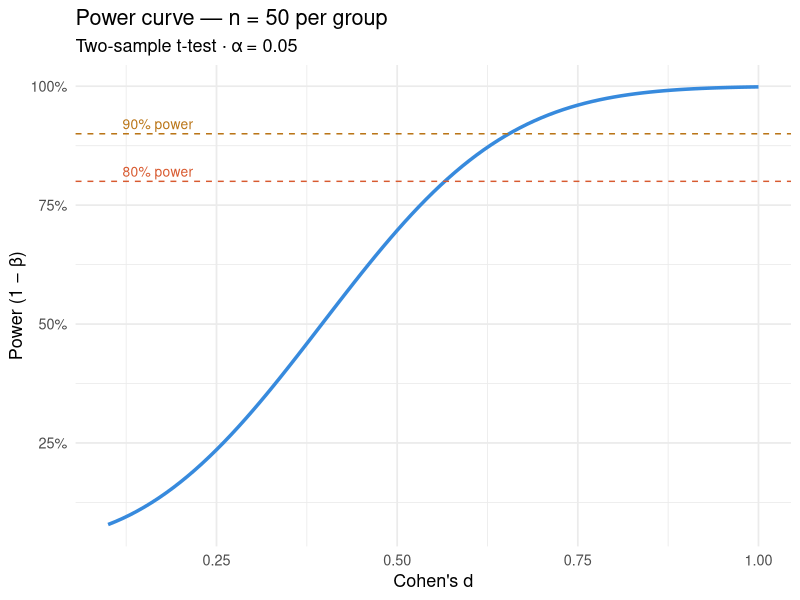
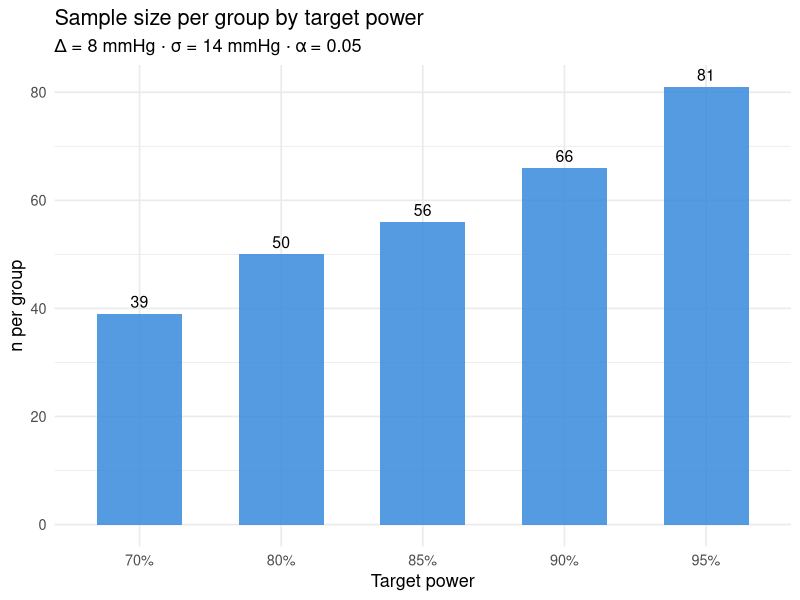

The R source for these figures, in order:
## ---- chunk 1
knitr::opts_chunk$set(echo = TRUE, message = FALSE, warning = FALSE)
## ---- chunk 2
# Install if not already installed
if (!require(pwr))     install.packages("pwr")
if (!require(ggplot2)) install.packages("ggplot2")
if (!require(dplyr))   install.packages("dplyr")

library(pwr)
library(ggplot2)
library(dplyr)
## ---- chunk 3
# Inputs
mu_0      <- 120    # hypothesised population mean (mmHg)
mu_1      <- 125    # expected mean in study group
sigma     <- 15     # standard deviation
alpha     <- 0.05   # significance level (two-tailed)
power     <- 0.80   # desired power

# Cohen's d for one-sample
delta <- mu_1 - mu_0
d     <- delta / sigma

cat("Minimum clinically important difference (Δ):", delta, "mmHg\n")
cat("Standard deviation (σ):", sigma, "mmHg\n")
cat("Cohen's d:", round(d, 3), "\n\n")

# pwr.t.test: type = "one.sample"
result_1s <- pwr.t.test(
  d    = d,
  sig.level = alpha,
  power     = power,
  type      = "one.sample",
  alternative = "two.sided"
)

print(result_1s)
## ---- chunk 4
# Always round UP to the nearest whole number
n_required <- ceiling(result_1s$n)
cat("Required sample size:", n_required, "participants\n")
## ---- chunk 5
# Inputs
delta  <- 8     # minimum clinically important difference (mmHg)
sigma  <- 14    # common SD in both groups
alpha  <- 0.05
power  <- 0.80

d <- delta / sigma
cat("Cohen's d:", round(d, 3), "\n\n")

# pwr.t.test: type = "two.sample"
result_2s <- pwr.t.test(
  d           = d,
  sig.level   = alpha,
  power       = power,
  type        = "two.sample",
  alternative = "two.sided"
)

print(result_2s)
cat("\nRequired per group:", ceiling(result_2s$n), "\n")
cat("Total sample size: ", ceiling(result_2s$n) * 2, "\n")
## ---- chunk 6
z_alpha <- qnorm(1 - alpha / 2)   # 1.96 for alpha = 0.05
z_beta  <- qnorm(power)            # 0.84 for power = 0.80

n_manual <- (2 * sigma^2 * (z_alpha + z_beta)^2) / delta^2

cat("z_alpha/2 =", round(z_alpha, 3), "\n")
cat("z_beta    =", round(z_beta,  3), "\n")
cat("n per group (formula):", ceiling(n_manual), "\n")
cat("n per group (pwr):    ", ceiling(result_2s$n), "\n")
## ---- chunk 7
n_fixed <- 50

power_curve <- data.frame(
  d = seq(0.1, 1.0, by = 0.01)
) %>%
  rowwise() %>%
  mutate(
    power = pwr.t.test(
      n = n_fixed, d = d,
      sig.level = 0.05,
      type = "two.sample",
      alternative = "two.sided"
    )$power
  ) %>%
  ungroup()

ggplot(power_curve, aes(x = d, y = power)) +
  geom_line(colour = "#378ADD", linewidth = 1.2) +
  geom_hline(yintercept = 0.80, linetype = "dashed", colour = "#D85A30") +
  geom_hline(yintercept = 0.90, linetype = "dashed", colour = "#BA7517") +
  annotate("text", x = 0.12, y = 0.82, label = "80% power", size = 3.5,
           colour = "#D85A30", hjust = 0) +
  annotate("text", x = 0.12, y = 0.92, label = "90% power", size = 3.5,
           colour = "#BA7517", hjust = 0) +
  labs(
    title    = paste("Power curve — n =", n_fixed, "per group"),
    subtitle = "Two-sample t-test · α = 0.05",
    x        = "Cohen's d",
    y        = "Power (1 − β)"
  ) +
  scale_y_continuous(labels = scales::percent_format()) +
  theme_minimal(base_size = 13)
## ---- chunk 8
# What effect size achieves 80% power with n = 50?
min_d <- pwr.t.test(
  n = n_fixed, power = 0.80,
  sig.level = 0.05,
  type = "two.sample",
  alternative = "two.sided"
)$d

cat("Minimum detectable Cohen's d with n =", n_fixed, "per group:", round(min_d, 3), "\n")
cat("In mmHg (assuming σ = 14):", round(min_d * 14, 1), "mmHg\n")
## ---- chunk 9
powers <- c(0.70, 0.80, 0.85, 0.90, 0.95)
delta  <- 8
sigma  <- 14
d      <- delta / sigma

tradeoff <- data.frame(power = powers) %>%
  rowwise() %>%
  mutate(
    n_per_group = ceiling(pwr.t.test(
      d = d, sig.level = 0.05, power = power,
      type = "two.sample", alternative = "two.sided"
    )$n),
    total_n = n_per_group * 2
  ) %>%
  ungroup() %>%
  mutate(
    pct_increase = round((n_per_group / n_per_group[power == 0.80] - 1) * 100, 0)
  )

print(tradeoff)
## ---- chunk 10
ggplot(tradeoff, aes(x = factor(paste0(power * 100, "%")), y = n_per_group)) +
  geom_col(fill = "#378ADD", alpha = 0.85, width = 0.6) +
  geom_text(aes(label = n_per_group), vjust = -0.5, size = 4) +
  labs(
    title    = "Sample size per group by target power",
    subtitle = "Δ = 8 mmHg · σ = 14 mmHg · α = 0.05",
    x        = "Target power",
    y        = "n per group"
  ) +
  theme_minimal(base_size = 13)
## ---- chunk 11
n_base      <- ceiling(result_2s$n)
dropout_rate <- 0.15   # 15% expected dropout

n_adjusted <- ceiling(n_base / (1 - dropout_rate))

cat("Base n per group:     ", n_base, "\n")
cat("Dropout rate:         ", dropout_rate * 100, "%\n")
cat("Adjusted n per group: ", n_adjusted, "\n")
cat("Adjusted total n:     ", n_adjusted * 2, "\n")
## ---- chunk 12
n_simple <- ceiling(result_2s$n)
deff     <- 1.8   # design effect — typical for community cluster trials

n_cluster <- ceiling(n_simple * deff)

cat("Simple random n per group:", n_simple, "\n")
cat("Design effect (DEFF):     ", deff, "\n")
cat("Cluster-adjusted n:       ", n_cluster, "\n")
## ---- chunk 13
sessionInfo()
